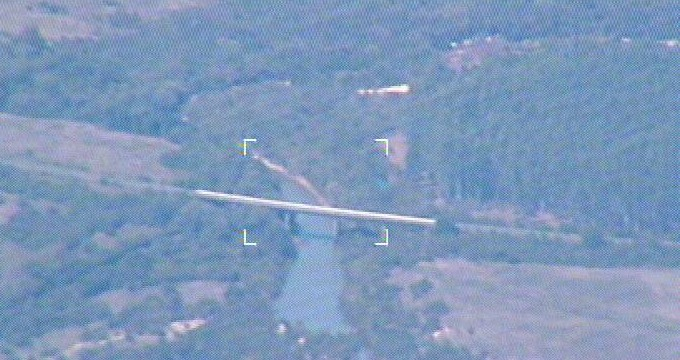
#> input picture Códigos/correcaoB.jpg, 680 x 360 px
$ python codigo1.py
#> lines starting #> are read from the running program, lines starting #| are printed output that depends on the picture
import cv2
import numpy as np
import matplotlib.pyplot as plt

def open_image(image_path):
    """
    Opens an RGB image from the specified path.

    Parameters:
        image_path (str): Path to the image file.

    Returns:
        img (numpy.ndarray): The opened RGB image.
    """
#> called with image_path = 'correcaoB.jpg'
    img = cv2.imread(image_path)  # Open the image
#> img is the input picture: shape (360, 680, 3); mean B, G, R 186.8, 152.3, 126.7
    img = cv2.cvtColor(img, cv2.COLOR_BGR2RGB)  # converte de BGR (blue green red) para RGB (red green blu)
    return img                                  # pq as imagens em OpenCV leem as imagens em BGR e o matplotlib leem no formato RGB
                                                # # Sem essa conversão:
                                                # Se você carregar uma imagem com cv2.imread() e não converter para RGB, ela será exibida com cores erradas (distorcidas) no matplotlib.pyplot.imshow() — por exemplo:
                                                # Céu azul pode parecer meio avermelhado.
                                                # Áreas verdes podem parecer roxas, etc.


def split_rgb_channels(img):
    """
    Splits the RGB channels of the given image.

    Parameters:
        img (numpy.ndarray): The RGB image.

    Returns:
        r_channel (numpy.ndarray): The red channel of the image.
        g_channel (numpy.ndarray): The green channel of the image.
        b_channel (numpy.ndarray): The blue channel of the image.
    """
    r_channel, g_channel, b_channel = cv2.split(img)  # Split into RGB channels
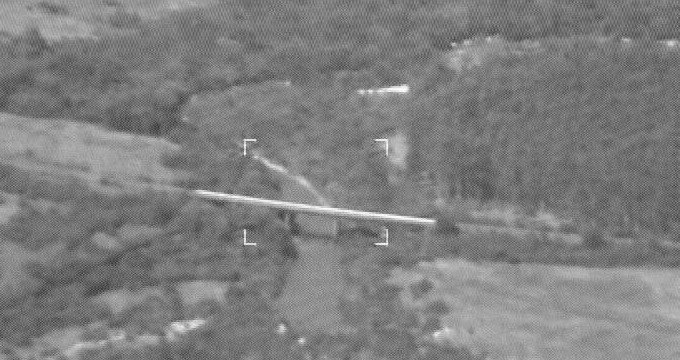
#> r_channel: shape (360, 680); min 44, max 255, mean 126.7
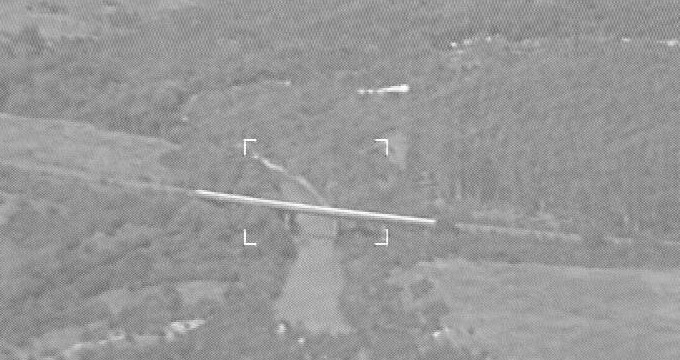
#> g_channel: shape (360, 680); min 85, max 255, mean 152.3
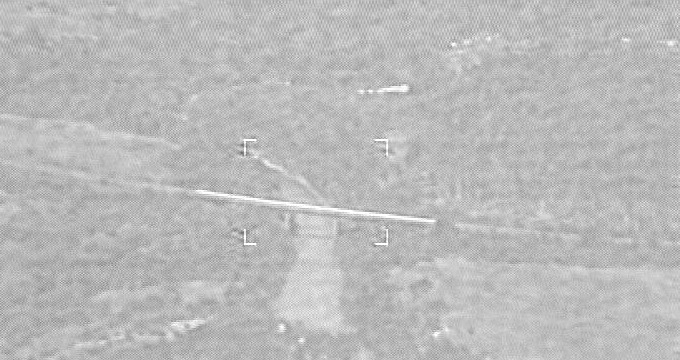
#> b_channel: shape (360, 680); min 106, max 255, mean 186.8
    return r_channel, g_channel, b_channel

def display_channels(r_channel, g_channel, b_channel): # está dividindo a imagem em um canal de 3 cores, vermelho verde e azul
    """
    Displays the RGB channels using matplotlib.

    Parameters:
        r_channel (numpy.ndarray): The red channel.
        g_channel (numpy.ndarray): The green channel.
        b_channel (numpy.ndarray): The blue channel.
    """
    plt.figure(figsize=(12, 4))
    plt.subplot(1, 3, 1)
    plt.imshow(r_channel, cmap='gray')
    plt.title('Red Channel')
    plt.axis('off')

    plt.subplot(1, 3, 2)
    plt.imshow(g_channel, cmap='gray')
    plt.title('Green Channel')
    plt.axis('off')

    plt.subplot(1, 3, 3)
    plt.imshow(b_channel, cmap='gray')
    plt.title('Blue Channel')
    plt.axis('off')

    plt.tight_layout()
    plt.show()
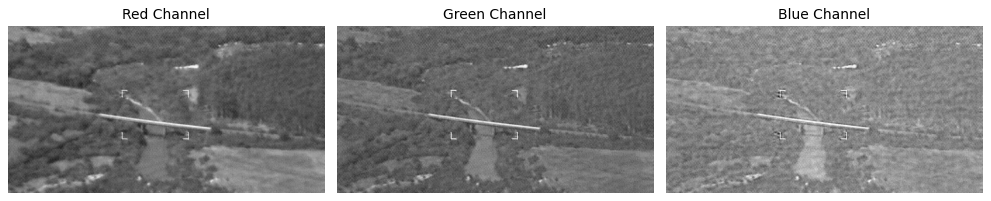
#> figure drawn by matplotlib, 3 panels

# Example usage
image_path = 'correcaoB.jpg'  # Replace with your image path
rgb_image = open_image(image_path)
r, g, b = split_rgb_channels(rgb_image) # Separa a imagem RGB nos seus 3 canais de cor usando split_rgb_channels.
display_channels(r, g, b) # mostra as imagens
